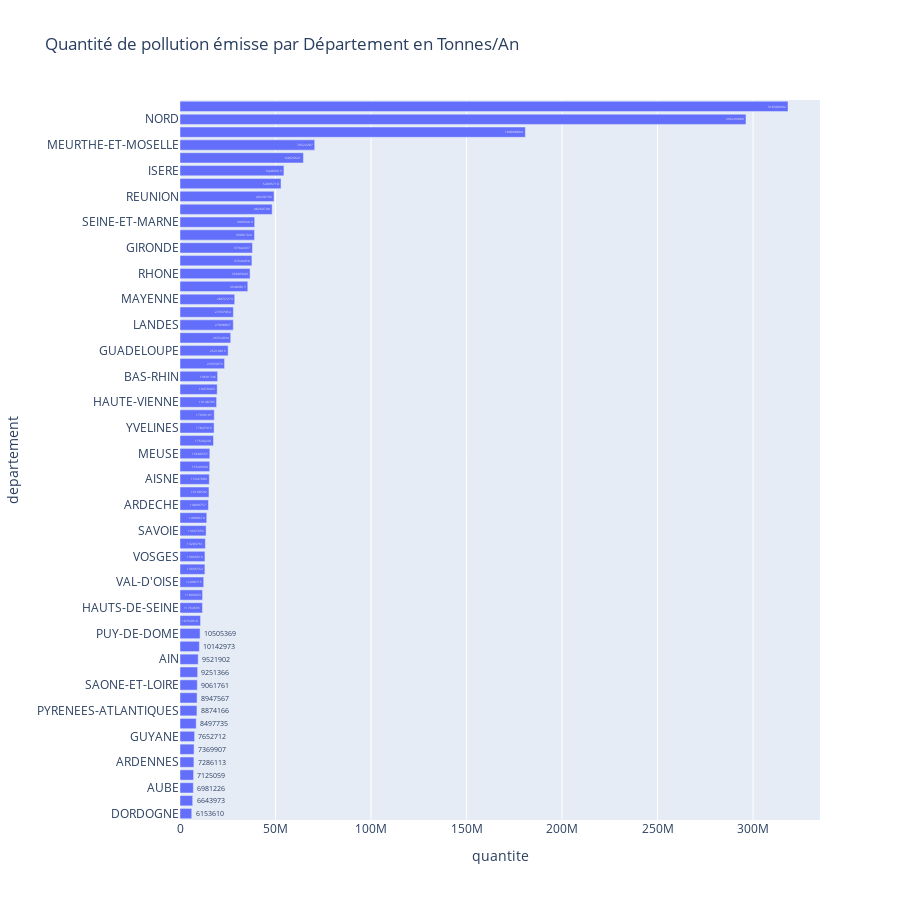

Notebook code cell kept with this figure:
### Code cell
SumPol_dep = PollutionAir.groupby(['departement'])['quantite'].sum()
df5 = pd.DataFrame(SumPol_dep)
df5['departement'] = df5.index
df5.index = np.arange(1,102)
df5_global = df5[['departement','quantite']]
df5_global['quantite'] = round(df5_global['quantite'].map(lambda x : x / 100))
figSumPol_dep = px.bar(df5_global.sort_values('quantite',ascending=False)[:56][::-1],
             x='quantite',y='departement',title='Quantité de pollution émisse par Département en Tonnes/Ans',text='quantite', height=900, orientation='h')
figSumPol_dep.show()

### Figure 1 — Plotly figure (JSON) as saved in the notebook; plotly's stock layout.template omitted (floating-point values rounded to 4 significant figures)
{"data": [{"alignmentgroup": "True", "hovertemplate": "quantite=%{text}<br>departement=%{y}<extra></extra>", "legendgroup": "", "marker": {"color": "#636efa"}, "name": "", "offsetgroup": "", "orientation": "h", "showlegend": false, "text": [6153610, 6643973, 6981226, 7125059, 7286113, 7369907, 7652712, 8497735, 8874166, 8947567, 9061761, 9251366, 9521902, 10142973, 10505369, 10764910, 11764595, 11806833, 12408715, 13036552, 13060616, 13283761, 13667656, 14008610, 14899757, 15168592, 15347089, 15549960, 15606557, 17544230, 17847316, 17936197, 19148785, 19470493, 19691746, 23333973, 25210815, 26554934, 27898857, 27937054, 28637273, 35489817, 36685043, 37644458, 37942437, 39001324, 39093419, 48260740, 49230736, 52895710, 54409313, 64625621, 70522287, 180808804, 296296809, 318300492], "textposition": "auto", "type": "bar", "x": [6153610, 6643973, 6981226, 7125059, 7286113, 7369907, 7652712, 8497735, 8874166, 8947567, 9061761, 9251366, 9521902, 10142973, 10505369, 10764910, 11764595, 11806833, 12408715, 13036552, 13060616, 13283761, 13667656, 14008610, 14899757, 15168592, 15347089, 15549960, 15606557, 17544230, 17847316, 17936197, 19148785, 19470493, 19691746, 23333973, 25210815, 26554934, 27898857, 27937054, 28637273, 35489817, 36685043, 37644458, 37942437, 39001324, 39093419, 48260740, 49230736, 52895710, 54409313, 64625621, 70522287, 180808804, 296296809, 318300492], "xaxis": "x", "y": ["DORDOGNE", "HAUTE-CORSE", "AUBE", "DROME", "ARDENNES", "CHER", "GUYANE", "FINISTERE", "PYRENEES-ATLANTIQUES", "ILLE-ET-VILAINE", "SAONE-ET-LOIRE", "INDRE-ET-LOIRE", "AIN", "CALVADOS", "PUY-DE-DOME", "CHARENTE-MARITIME", "HAUTS-DE-SEINE", "DEUX-SEVRES", "VAL-D'OISE", "AUDE", "VOSGES", "OISE", "SAVOIE", "ALPES-MARITIMES", "ARDECHE", "LOIRET", "AISNE", "JURA", "MEUSE", "MARTINIQUE", "YVELINES", "GARD", "HAUTE-VIENNE", "SOMME", "BAS-RHIN", "ALLIER", "GUADELOUPE", "VAL-DE-MARNE", "LANDES", "SEINE-SAINT-DENIS", "MAYENNE", "HAUTE-GARONNE", "RHONE", "MARNE", "GIRONDE", "HAUT-RHIN", "SEINE-ET-MARNE", "MOSELLE", "REUNION", "LOIRE-ATLANTIQUE", "ISERE", "PAS-DE-CALAIS", "MEURTHE-ET-MOSELLE", "SEINE-MARITIME", "NORD", "BOUCHES-DU-RHONE"], "yaxis": "y"}], "layout": {"barmode": "relative", "height": 900, "legend": {"tracegroupgap": 0}, "title": {"text": "Quantité de pollution émisse par Département en Tonnes/An"}, "xaxis": {"anchor": "y", "domain": [0, 1], "title": {"text": "quantite"}}, "yaxis": {"anchor": "x", "domain": [0, 1], "title": {"text": "departement"}}}}
